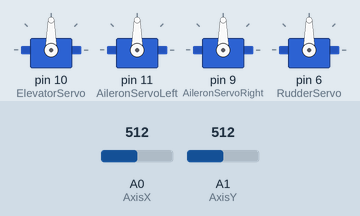
Simulated run of this sketch. Board: Arduino Uno, built with avr-gcc and run on an emulated ATmega328P. Shown: 4 × servo. The test bench sets the inputs (shaded band); at power-on: A0 (AxisX) = 512, A1 (AxisY) = 512.

Above: at 1.2 s.
1.3 s: A0 (AxisX) set to 716
At 1.6 s:
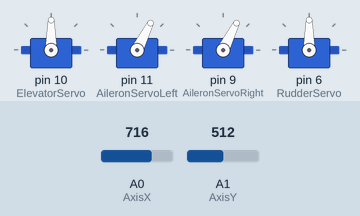
2.8 s: A1 (AxisY) set to 716
At 4.0 s:
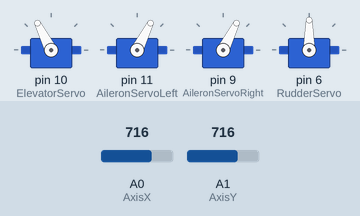
4.3 s: A0 (AxisX) set to 900
At 5.1 s:
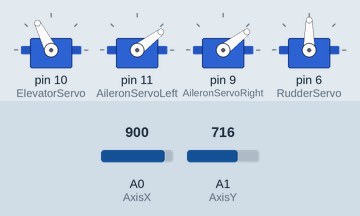
5.8 s: A1 (AxisY) set to 900
At 6.2 s:
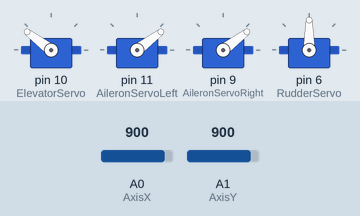
7.3 s: A1 (AxisY) set to 1023
At 8.5 s:
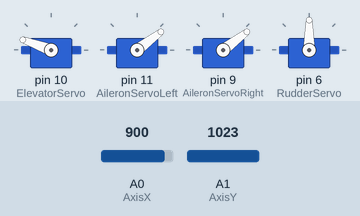
8.8 s: A0 (AxisX) set to 511
At 9.7 s:
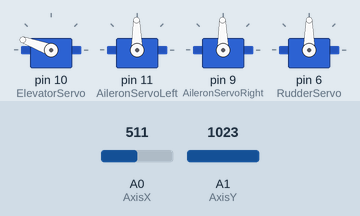
Timing chart, 0 to 11.3 s (numbered marks = the images above; inputs shaded):
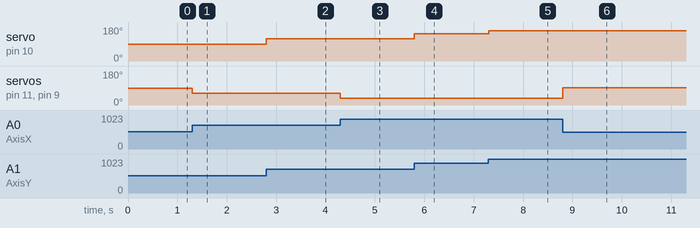

Measured:
- after the input at 1.3 s, servo on pin 11 (AileronServoLeft), servo on pin 9 (AileronServoRight): 90° → 63° at once
- after the input at 2.8 s, servo on pin 10 (ElevatorServo): 90° → 117° at once
- after the input at 4.3 s, servo on pin 11 (AileronServoLeft), servo on pin 9 (AileronServoRight): 63° → 37° at once
- after the input at 5.8 s, servo on pin 10 (ElevatorServo): 117° → 143° at once
- after the input at 7.3 s, servo on pin 10 (ElevatorServo): 143° → 160° at once
- after the input at 8.8 s, servo on pin 11 (AileronServoLeft), servo on pin 9 (AileronServoRight): 37° → 91° at once

The sketch:

sketch_feb05b.ino
```cpp
#include<Servo.h>

const int AxisX = A0;
const int AxisY = A1;
const int RudderAxis = A2;

Servo ElevatorServo;
Servo AileronServoLeft;
Servo AileronServoRight;
Servo RudderServo;

int MappedY;
int MappedX;
int MappedRudder;

void setup() {
  // put your setup code here, to run once:

  Serial.begin(9600);
  pinMode(AxisX,INPUT);
  pinMode(AxisY,INPUT);
  pinMode(RudderAxis,INPUT);

  ElevatorServo.attach(10);
  AileronServoLeft.attach(11);
  AileronServoRight.attach(9);
  RudderServo.attach(6);

}

void loop() {
  // put your main code here, to run repeatedly:

//Serial.println(analogRead(AxisX));
//Serial.println(analogRead(AxisY));

MappedY = map(analogRead(AxisY),0,1023,20,160);
//Serial.println(MappedY);

MappedX = map(analogRead(AxisX),0,1023,20,160);
//Serial.println(MappedX);

ElevatorServo.write(MappedY);

AileronServoLeft.write(180-MappedX);
AileronServoRight.write(180-MappedX);
/*
MappedRudder = analogRead(RudderAxis);
Serial.println(MappedRudder);
*/
}
```
